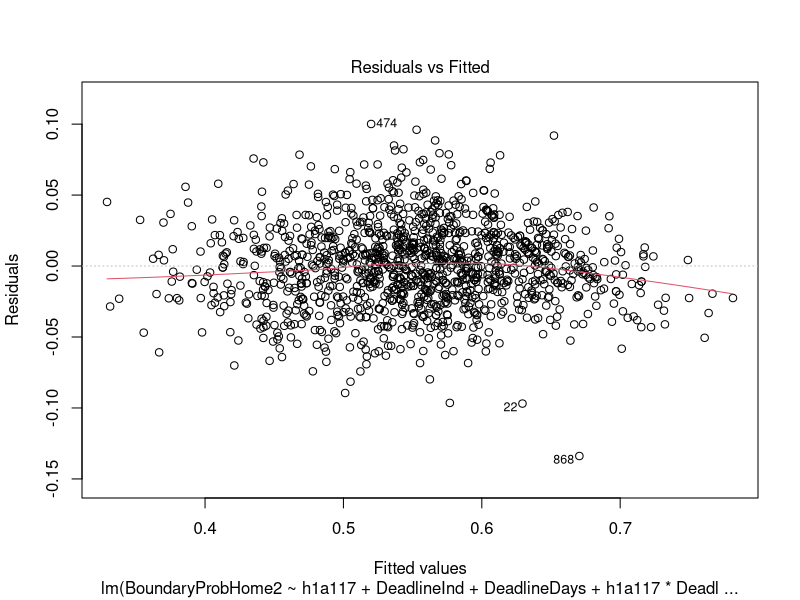
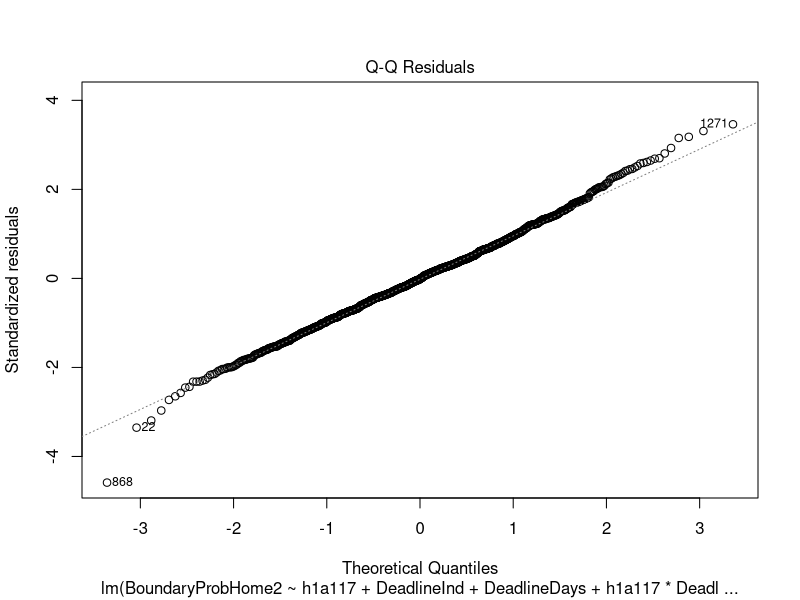
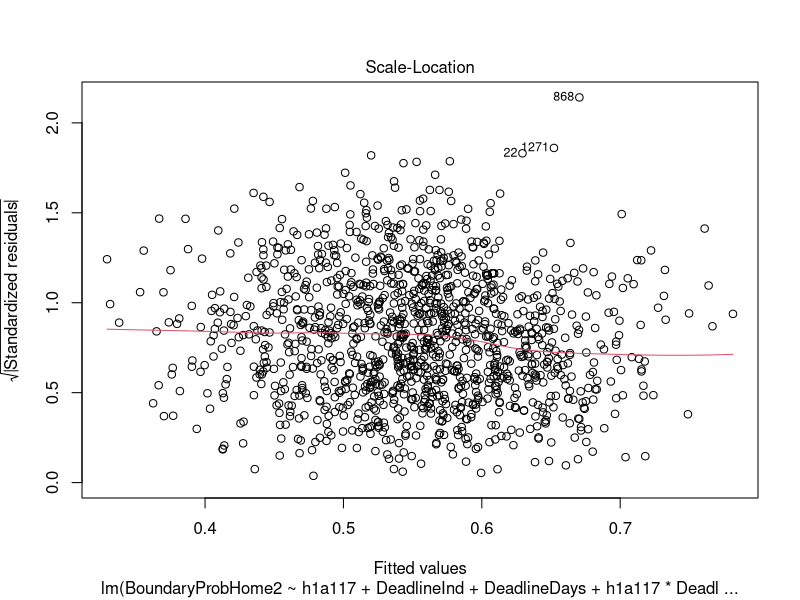
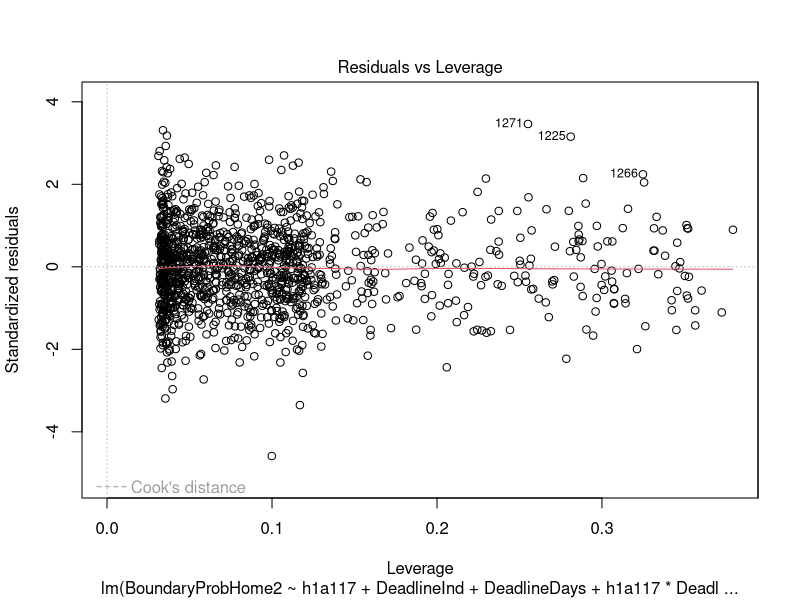

Source code (R) for these figures, in order:
library(tidyverse)
library(broom)
library(glmnet)


# loading data
nhl_2017 <- readxl::read_xlsx("data/nhl odds 2017-18.xlsx")

# trade deadline and date indicator variables
nhl_2017 <-
  nhl_2017 %>%
  mutate(Deadline = as.numeric(Date %in% c(226:607)),
         Year = as.numeric(Date %in% c(101:607)))

# adding date variable
nhl_2017 <-
  nhl_2017 %>%
  mutate(Date = ifelse(Year == 0, paste(2017, Date, sep = ""),
                       paste(2018, Date, sep = "0")))

# convert date into a "date"
nhl_2017 <-
  nhl_2017 %>%
  mutate(Date = lubridate::ymd(Date))

# taking out playoff games
nhl_2017 <-
  nhl_2017 %>%
  filter(Date < "2018-4-11")

# making ID variable for game
nhl_2017$ID <- seq.int(nrow(nhl_2017))
nhl_2017 <-
  nhl_2017 %>%
  mutate(ID = as.integer(ID),
         ID = ID / 2,
         ID = ceiling(ID))

# indicator variable for days since trade deadline
nhl_2017 <-
  nhl_2017 %>%
  mutate(Deadline2 = Date - lubridate::ymd(20180226))

# make data wider - each row is one game
nhl_2017_home <- nhl_2017 %>%
  filter(VH == "H")
nhl_2017_away <- nhl_2017 %>%
  filter(VH == "V")
nhl_2017_wide<-bind_cols(nhl_2017_home,nhl_2017_away)

# tidy wider data
nhl_2017_wide <- 
  nhl_2017_wide[, c(1, 2, 22, 3, 4, 24, 5, 25, 6, 26, 7, 27, 8, 28, 9, 29, 10, 30, 11, 31, 12, 32, 13, 33, 14, 34, 15, 35, 16, 36, 17, 18, 19, 20, 21, 23, 37, 38, 39, 40)]

nhl_2017_neat <- 
  nhl_2017_wide[-c(4, 24, 27, 35:40)]

nhl_2017_neat <-
  nhl_2017_neat %>%
  rename("Date" = Date...1,
         "Rot Home Team" = Rot...2,
         "HomeTeam" =Team...4,
         "1st Home Team Goals" = `1st...5`,
         "2nd Home Team Goals" = `2nd...6`,
         "3rd Home Team Goals" = `3rd...7`,
         "FinalHome" = Final...8,
         "Open Home Team" = Open...9,
         "CloseHomeTeam" = Close...10,
         "Puck Line Home Team" = `Puck Line...11`,
         "Open OU" = `Open OU...13`,
         "Close OU" = `Close OU...35`,
         "DeadlineInd" = Deadline...17,
         "Year" = Year...18,
         "Game ID" = ID...19,
         "DeadlineDays" = Deadline2...20,
         "Rot Away Team" = Rot...22,
         "AwayTeam" =Team...24,
         "1st Away Team Goals" = `1st...25`,
         "2nd Away Team Goals" = `2nd...26`,
         "3rd Away Team Goals" = `3rd...27`,
         "FinalAway" = Final...28,
         "Open Away Team" = Open...29,
         "CloseAwayTeam" = Close...30,
         "Puck Line Away Team" = `Puck Line...31`,
  )

# Market Probabilities
nhl_2017_neat <-
  nhl_2017_neat %>%
  mutate(BoundaryProbHome = ifelse(CloseHomeTeam >= 100, 100/(CloseHomeTeam + 100), abs(CloseHomeTeam) / (100 + abs(CloseHomeTeam)))) 

nhl_2017_neat <-
  nhl_2017_neat %>%
  mutate(BoundaryProbAway = ifelse(CloseAwayTeam >= 100, 100/(CloseAwayTeam + 100), abs(CloseAwayTeam) / (100 + abs(CloseAwayTeam)))) 

nhl_2017 <- 
  nhl_2017 %>%
  mutate(BoundaryProb = ifelse(Close >= 100, 100/(Close + 100), abs(Close) / (100 + abs(Close)))) 

nhl_2017_neat <-
  nhl_2017_neat %>%
  mutate(BoundaryProbHome2 = BoundaryProbHome / (BoundaryProbHome + BoundaryProbAway),
         BoundaryProbAway2 = BoundaryProbAway / (BoundaryProbAway + BoundaryProbHome))

# Making Model Matrix for Home Team Effect
h117 = model.matrix(~-1+nhl_2017_neat$HomeTeam)
a117 = model.matrix(~-1+nhl_2017_neat$AwayTeam)
h1a117 = h117-a117

# Linear Model
nhl_2017_neat <-
  nhl_2017_neat %>%
  mutate(DeadlineDays = as.numeric(DeadlineDays))

homeandaway_lm17 <- lm(BoundaryProbHome2 ~ h1a117 + DeadlineInd + DeadlineDays + h1a117 * DeadlineInd + h1a117 * DeadlineDays + h1a117 * DeadlineInd * DeadlineDays,
                       data = nhl_2017_neat)

summary(homeandaway_lm17)

plot(homeandaway_lm17)

## Calculating who won/lost trade deadline: Linear Model
tidy_coef17 <- tidy(homeandaway_lm17)

# transposing df
tidy_coef17 <- t(tidy_coef17)
tidy_coef17 <- as.data.frame(tidy_coef17)

# tidying names
names(tidy_coef17) <- tidy_coef17[1,]
tidy_coef17 <- tidy_coef17[-1,]

# taking out sd and p-value
tidy_coef17 <- tidy_coef17[-c(2,3,4),]

# split by coefficients
hometeams <- tidy_coef17 %>%
  select(1:32)
deadlineind <- tidy_coef17 %>%
  select(DeadlineInd, 35:65)
deadlinedays <- tidy_coef17 %>%
  select(DeadlineDays, 66:96)
interaction <- tidy_coef17 %>%
  select(97:128)

# making data longer
hometeams2 <- gather(hometeams, Team, intercept, 2:32)
deadlineind2 <- gather(deadlineind, Team, deadline_indicator, 2:32)
deadlinedays2 <- gather(deadlinedays, Team, deadline_days, 2:32)
interaction2 <- gather(interaction, Team, deadline_interaction, 2:32)

# binding data set together
tidy_coef17_2 <- cbind(hometeams2, deadlineind2, deadlinedays2, interaction2)

# setting NAs to 0
tidy_coef17_2[is.na(tidy_coef17_2)] <- 0

# tidying
tidy_coef17_clean <- tidy_coef17_2[,-c(5,8,11)]
names(tidy_coef17_clean)[1] <- "main_intercept"

tidy_coef17_clean<-
  tidy_coef17_clean %>%
  mutate(
    main_intercept = as.numeric(main_intercept),
    intercept = as.numeric(intercept),
    DeadlineInd = as.numeric(DeadlineInd),
    deadline_indicator = as.numeric(deadline_indicator),
    DeadlineDays = as.numeric(DeadlineDays),
    deadline_days = as.numeric(deadline_days),
    `DeadlineInd:DeadlineDays` = as.numeric(`DeadlineInd:DeadlineDays`),
    deadline_interaction = as.numeric(deadline_interaction),
  )

tidy_coef17_fin <-
  tidy_coef17_clean %>%
  mutate(
    beforedeadline = main_intercept + intercept,
    atdeadline = main_intercept + intercept + (DeadlineInd + deadline_indicator),
    predictedend = main_intercept + intercept + (DeadlineInd + deadline_indicator) + 40 * (DeadlineDays + deadline_days + `DeadlineInd:DeadlineDays` + deadline_interaction),
    firstlinepredictedend = main_intercept + intercept + 40 * (DeadlineDays + deadline_days),
    diffat0 = atdeadline - beforedeadline,
    diffat40 = predictedend - firstlinepredictedend
  )


# saving data frame of coefficients
write.csv(tidy_coef17_fin, "data/coefs2017.csv")
write.csv(nhl_2017_neat, "data/nhl_2017_neat.csv")


# creating a "model" dataset including home team effect and Boundary Prob
h1a1_df <- as.data.frame(h1a117)
nhl_2017_neat <- 
  nhl_2017_neat %>%
  mutate(ID = row_number())
h1a1_df <-
  h1a1_df %>%
  mutate(ID = row_number())

model_subset <-
  nhl_2017_neat %>%
  select("BoundaryProbHome2", "BoundaryProbAway2", 
         "HomeTeam", 
         "AwayTeam",
         "DeadlineInd", 
         "DeadlineDays", "ID")

model_subset <- left_join(model_subset, h1a1_df,
                          by = "ID")

model_subset <- subset(model_subset, select = -ID)

model_subset <-
  model_subset %>%
  mutate(DeadlineDays = as.numeric(DeadlineDays))

write.csv(model_subset, "data/model_subset.csv")
